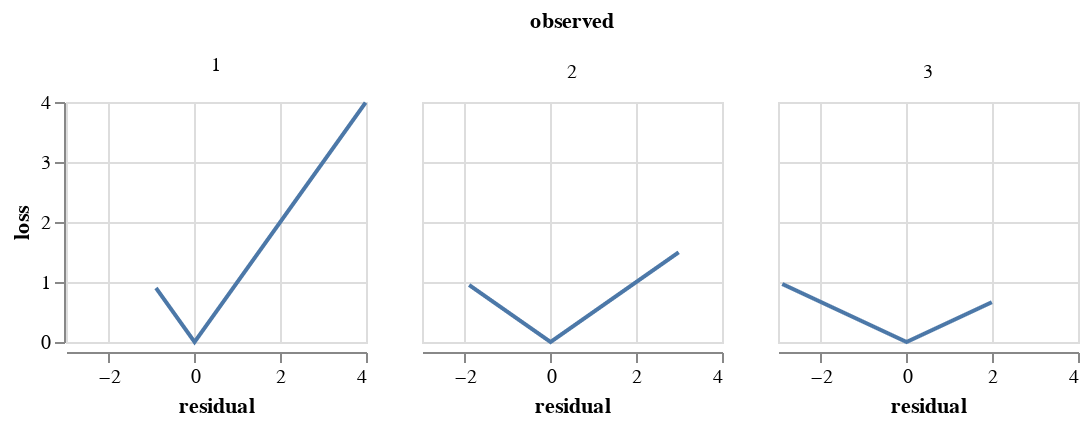

Notebook code for this chart:
### Code cell
alt.Chart(ndf.loc[lambda df: df.loss_type == "MAPE"], height=120, width=150).mark_line().encode(
    x="residual", y="loss"
).facet(facet="observed:N")

### Figure 1 — Vega-Lite specification as saved in the notebook (floating-point values rounded to 4 significant figures; data arrays with more than 128 entries replaced by an {"elided": "..."} marker saying what was removed)
{"config": {"view": {"continuousWidth": 400, "continuousHeight": 300}}, "data": {"name": "data-c31e602ca1429cdbaed0a22682184f04"}, "facet": {"field": "observed", "type": "nominal"}, "spec": {"mark": "line", "encoding": {"x": {"field": "residual", "type": "quantitative"}, "y": {"field": "loss", "type": "quantitative"}}, "height": 120, "width": 150}, "$schema": "https://vega.github.io/schema/vega-lite/v4.17.0.json", "datasets": {"data-c31e602ca1429cdbaed0a22682184f04": {"elided": "1470 records"}}}
